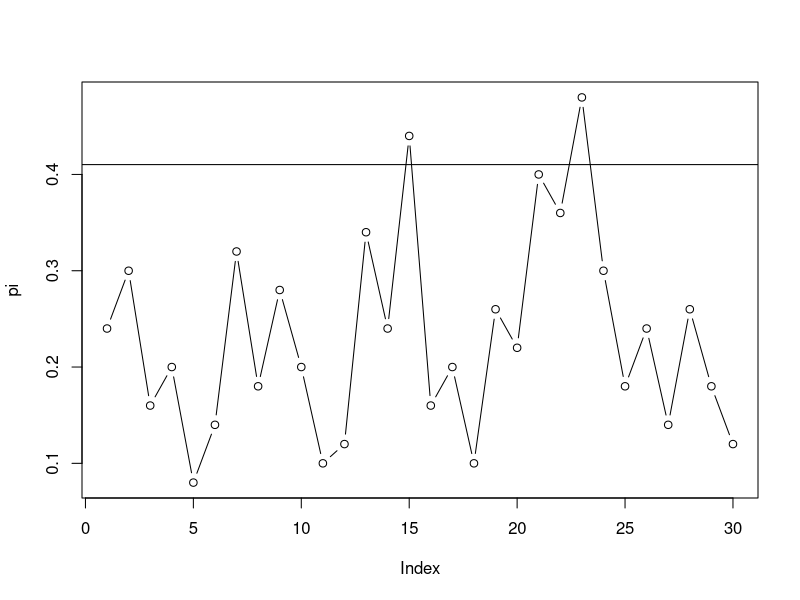
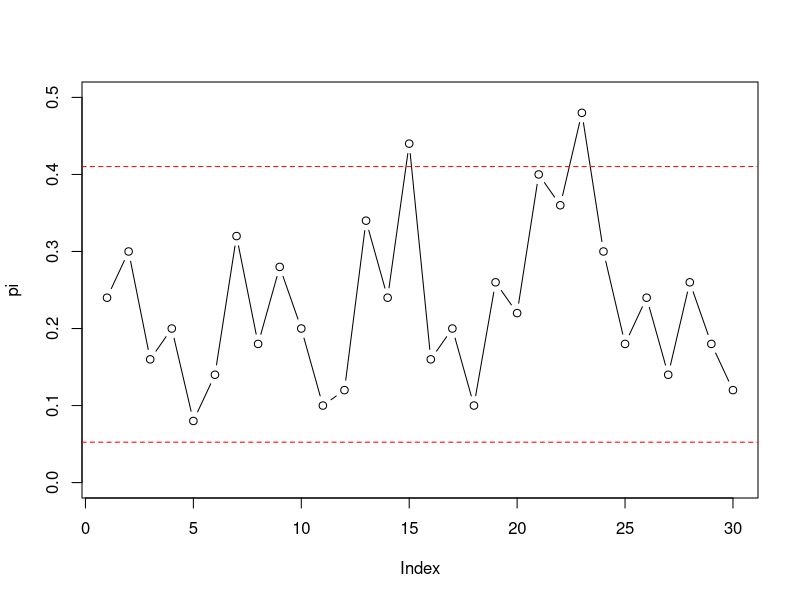

Source code (R) for these figures, in order:
# =============================================================
# Example 7-1 on Page 301 of Montgomery 
# -------------------------------------------------------------

# Constant sample size

#======================================
# Data
n = 50    # always 
fi = c( 12, 15,  8, 10,  4, 7, 16,  9, 14, 10,
         5,  6, 17, 12, 22, 8, 10,  5, 13, 11,
        20, 18, 24, 15,  9, 12, 7, 13,  9,  6)
#======================================

m = 30  

# Total number of observations
n*m

# Total number of failures (Defects)

sum(fi)

# pbar
pbar = sum(fi) / (n*m)


# Figure 7.1 
pi = fi / n 

LCL = pbar - 3*sqrt(pbar*(1-pbar)/n)
UCL = pbar + 3*sqrt(pbar*(1-pbar)/n)


plot(pi, type="b")
abline(h=c(LCL, UCL))

# better 

plot(pi, type="b", ylim=c(0,0.5))
abline(h=c(LCL, UCL), col="red", lty=2)



